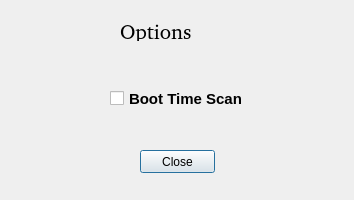
<?xml version="1.0" encoding="UTF-8"?>
<ui version="4.0">
 <class>OptionsDialog</class>
 <widget class="QDialog" name="OptionsDialog">
  <property name="geometry">
   <rect>
    <x>0</x>
    <y>0</y>
    <width>354</width>
    <height>200</height>
   </rect>
  </property>
  <property name="windowTitle">
   <string>Dialog</string>
  </property>
  <property name="styleSheet">
   <string notr="true"/>
  </property>
  <widget class="QLabel" name="label">
   <property name="geometry">
    <rect>
     <x>120</x>
     <y>20</y>
     <width>111</width>
     <height>21</height>
    </rect>
   </property>
   <property name="font">
    <font>
     <family>a•space</family>
     <pointsize>16</pointsize>
     <weight>50</weight>
     <italic>false</italic>
     <bold>false</bold>
    </font>
   </property>
   <property name="styleSheet">
    <string notr="true">color: rgb(0, 0, 0);
font: 16pt &quot;a•space&quot;;</string>
   </property>
   <property name="text">
    <string>Options</string>
   </property>
  </widget>
  <widget class="QPushButton" name="pushButton">
   <property name="geometry">
    <rect>
     <x>140</x>
     <y>150</y>
     <width>75</width>
     <height>23</height>
    </rect>
   </property>
   <property name="styleSheet">
    <string notr="true">color: rgb(0, 0, 0);</string>
   </property>
   <property name="text">
    <string>Close</string>
   </property>
  </widget>
  <widget class="QCheckBox" name="checkBox">
   <property name="geometry">
    <rect>
     <x>110</x>
     <y>90</y>
     <width>141</width>
     <height>17</height>
    </rect>
   </property>
   <property name="font">
    <font>
     <pointsize>11</pointsize>
     <weight>75</weight>
     <bold>true</bold>
    </font>
   </property>
   <property name="styleSheet">
    <string notr="true">
color: rgb(0, 0, 0);</string>
   </property>
   <property name="text">
    <string>Boot Time Scan</string>
   </property>
  </widget>
 </widget>
 <resources/>
 <connections/>
</ui>
